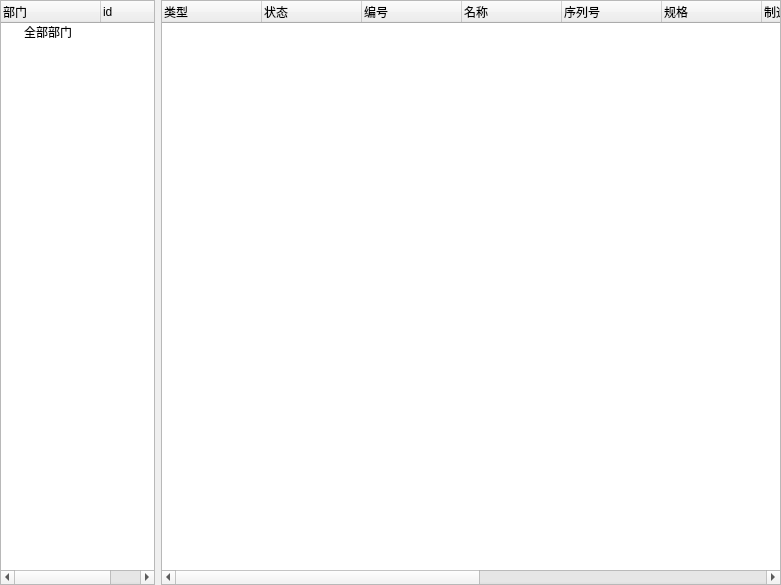
<?xml version="1.0" encoding="UTF-8"?>
<ui version="4.0">
 <class>clerks</class>
 <widget class="QWidget" name="clerks">
  <property name="geometry">
   <rect>
    <x>0</x>
    <y>0</y>
    <width>781</width>
    <height>585</height>
   </rect>
  </property>
  <property name="windowTitle">
   <string>Form</string>
  </property>
  <layout class="QGridLayout" name="gridLayout">
   <property name="leftMargin">
    <number>0</number>
   </property>
   <property name="topMargin">
    <number>0</number>
   </property>
   <property name="rightMargin">
    <number>0</number>
   </property>
   <property name="bottomMargin">
    <number>0</number>
   </property>
   <item row="0" column="0">
    <widget class="QTreeWidget" name="treeWidget_deptlist">
     <property name="sizePolicy">
      <sizepolicy hsizetype="Expanding" vsizetype="Expanding">
       <horstretch>2</horstretch>
       <verstretch>0</verstretch>
      </sizepolicy>
     </property>
     <column>
      <property name="text">
       <string>部门</string>
      </property>
     </column>
     <column>
      <property name="text">
       <string>id</string>
      </property>
     </column>
     <item>
      <property name="text">
       <string>全部部门</string>
      </property>
      <property name="text">
       <string/>
      </property>
     </item>
    </widget>
   </item>
   <item row="0" column="1">
    <widget class="QTreeWidget" name="treeWidget_equuiplist">
     <property name="sizePolicy">
      <sizepolicy hsizetype="Expanding" vsizetype="Expanding">
       <horstretch>8</horstretch>
       <verstretch>0</verstretch>
      </sizepolicy>
     </property>
     <column>
      <property name="text">
       <string>类型</string>
      </property>
     </column>
     <column>
      <property name="text">
       <string>状态</string>
      </property>
     </column>
     <column>
      <property name="text">
       <string>编号</string>
      </property>
     </column>
     <column>
      <property name="text">
       <string>名称</string>
      </property>
     </column>
     <column>
      <property name="text">
       <string>序列号</string>
      </property>
     </column>
     <column>
      <property name="text">
       <string>规格</string>
      </property>
     </column>
     <column>
      <property name="text">
       <string>制造商</string>
      </property>
     </column>
     <column>
      <property name="text">
       <string>制作日期</string>
      </property>
     </column>
     <column>
      <property name="text">
       <string>进厂日期</string>
      </property>
     </column>
     <column>
      <property name="text">
       <string>安装位置</string>
      </property>
     </column>
     <column>
      <property name="text">
       <string>参数</string>
      </property>
     </column>
     <column>
      <property name="text">
       <string>性能</string>
      </property>
     </column>
    </widget>
   </item>
  </layout>
 </widget>
 <resources/>
 <connections/>
</ui>
